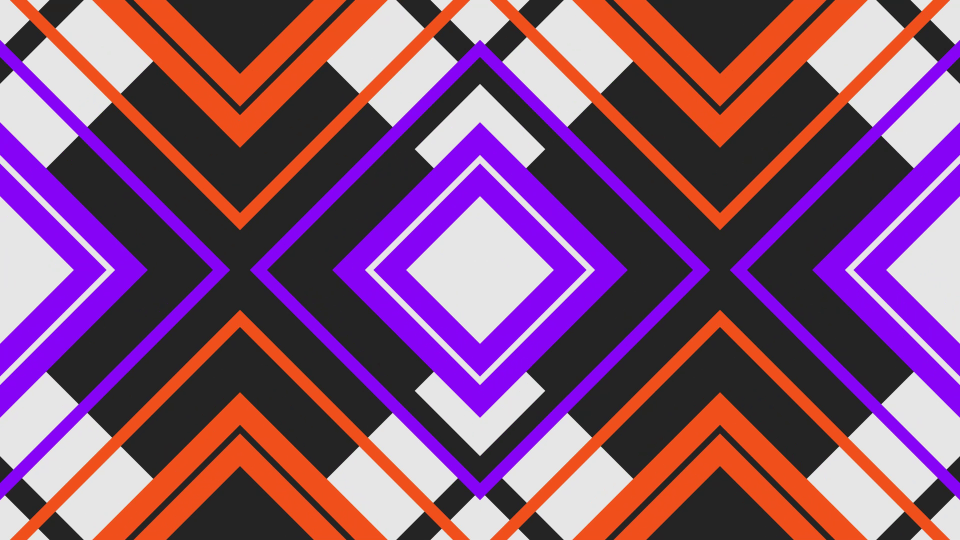
#> input picture frame 6 of 2022/OpenCV/Movies/assets/sample03.mp4, 1920 x 1080 px, given in place of sample01.mp4, which was not available (shown at 1/2 size)
$ python main.py
#> lines starting #> are read from the running program, lines starting #| are printed output that depends on the picture; after the words box and inside, x2 and y2 are one past the last pixel; in counts of white or black regions, pixels touching at a corner belong together
# coding: utf-8

"""
Install
	pip install opencv-python
	pip install numpy
"""

import cv2, time
import numpy as np

# File
file_main = "../assets/sample01.mp4"
file_sub  = "../assets/sample02.mp4"

# Mask
bgr_lower = np.array([0, 230, 0])   # Lower
bgr_upper = np.array([80, 255, 80]) # Upper

# Font
f_style = cv2.FONT_HERSHEY_DUPLEX
f_scale = 1
f_color = (255, 255, 255)

# Video
def get_video(path):
	cap = cv2.VideoCapture(path)
	if cap.isOpened() == False:
		print("Cant't open:", path)
		return None
	w     = int(cap.get(cv2.CAP_PROP_FRAME_WIDTH))# Width
	h     = int(cap.get(cv2.CAP_PROP_FRAME_HEIGHT))# Height
	count = int(cap.get(cv2.CAP_PROP_FRAME_COUNT))# Count
	fps   = int(cap.get(cv2.CAP_PROP_FPS))# Fps
	print("Video W:%d H:%d COUNT:%d FPS:%d" % (w, h, count, fps))
	return cap, w, h, count, fps

#Capture
cap_main, M_W, M_H, M_COUNT, M_FPS = get_video(file_main)
cap_sub, S_W, S_H, S_COUNT, S_FPS  = get_video(file_sub)
#> further down, frame_m is the input picture: shape (1080, 1920, 3); mean B, G, R 115.4, 82.9, 132.7

# Center
center = int(M_W/2 - S_W/2), int(M_H/2 - S_H/2)

# Overlay
def overlay_img(img_back, img_front, pos):
	# Position
#> called with pos = (0, 0)
	x, y = pos
	bH, bW = img_back.shape[:2]
#> bH = 1080; bW = 1920
	fH, fW = img_front.shape[:2]
#> fH = 1080; fW = 1920
	# Rect, ROI
	x1, y1 = max(0, x), max(0, y)
	x2, y2 = min(bW, x+fW), min(bH, y+fH)
#> x2 = 1920; y2 = 1080
	back_roi = img_back[y1:y2, x1:x2]
	front_roi = img_front[y1-y:y2-y, x1-x:x2-x]
	# Mask
	img_mask_1 = cv2.inRange(front_roi, bgr_lower, bgr_upper)
#> img_mask_1: shape (1080, 1920); every value is 0
	img_mask_2 = 255 - img_mask_1 # Reverse
#> img_mask_2: shape (1080, 1920); every value is 255
	# AND
	img_and_1 = cv2.bitwise_and(back_roi, back_roi, mask=img_mask_1)
#> img_and_1: shape (1080, 1920, 3); every value is 0
	img_and_2 = cv2.bitwise_and(front_roi, front_roi, mask=img_mask_2)
	# OR
	img_or = cv2.bitwise_or(img_and_1, img_and_2)
	# Override
	img_back[y1:y2, x1:x2] = img_or
	return img_back

while cap_main.isOpened():

	time_sta = time.perf_counter()   # Time(start)
	ret_m, frame_m = cap_main.read() # Main
	ret_s, frame_s = cap_sub.read()  # Sub

	if ret_m == True and ret_s == True:

		img_dst = overlay_img(frame_m, frame_s, center)# Overlay
		time_delay = time.perf_counter() - time_sta # Time(delay)
		time_str = "FPS:{}".format(1.0 / time_delay)
		cv2.putText(img_dst, time_str, (30, 60), f_style, f_scale, f_color)
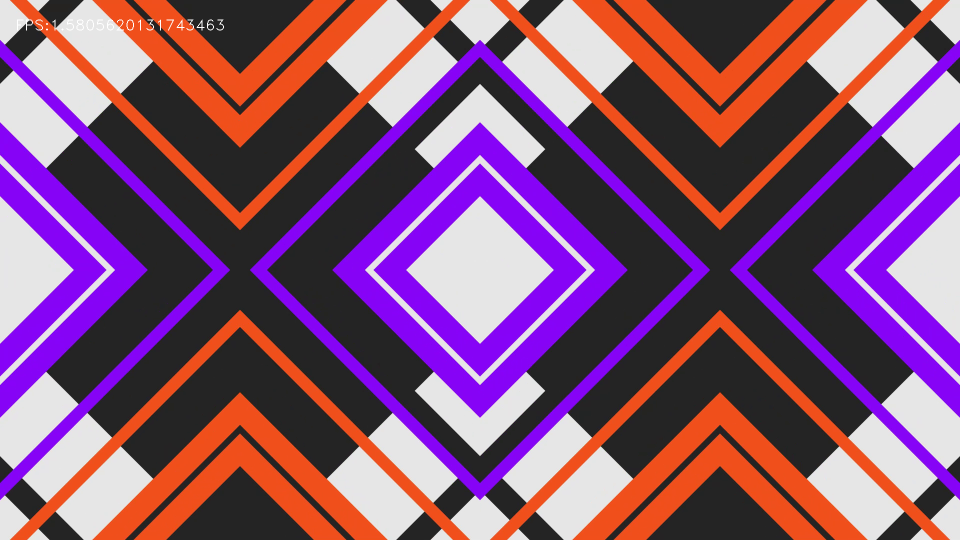
#> img_dst: shape (1080, 1920, 3) (shown at 1/2 size); 0.09% of pixels changed, all inside (x1, y1, x2, y2) = (34, 39, 448, 61)
		cv2.imshow("Video", img_dst)# Show

		# "Q" to Quit
		if cv2.waitKey(25) & 0xFF == ord("q"): break
#> (key q is pressed here)
	else:
		break

# Release
cap_main.release()
cap_sub.release()

cv2.destroyAllWindows()

$ run again, starting later in the video
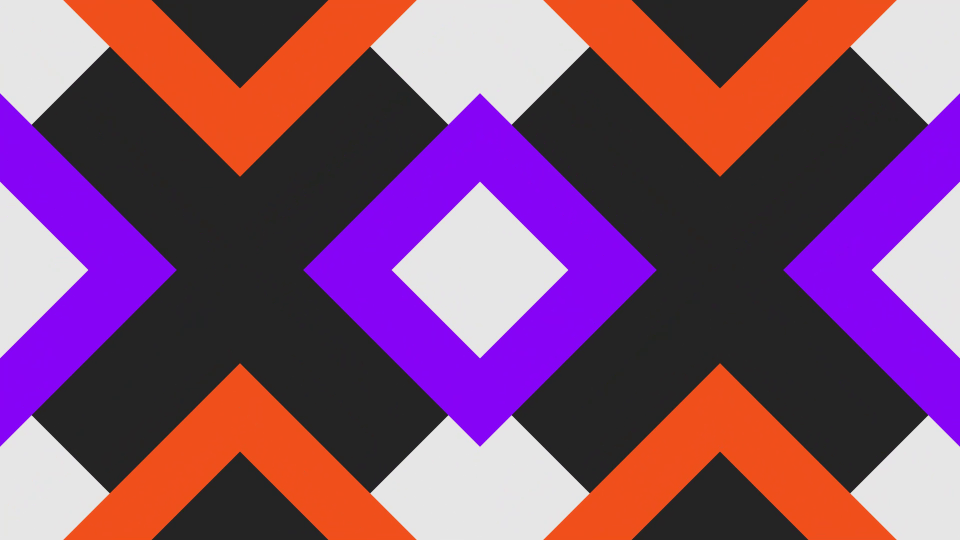
#> input picture frame 27 of 2022/OpenCV/Movies/assets/sample03.mp4, 1920 x 1080 px, given in place of sample01.mp4, which was not available (shown at 1/2 size)
#> frame_m is the input picture: shape (1080, 1920, 3); mean B, G, R 111.2, 76.6, 129.5
#> img_mask_1: shape (1080, 1920); every value is 0
#> img_mask_2: shape (1080, 1920); every value is 255
#> img_and_1: shape (1080, 1920, 3); every value is 0
#> `cv2.putText(img_dst, time_str, (30, 60), f_style, f_scale, f_color)`:
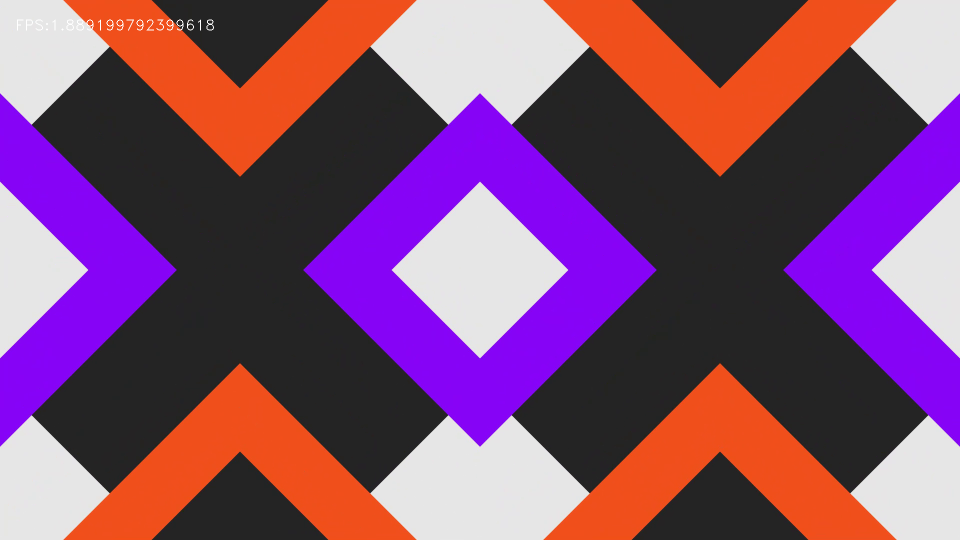
#> img_dst: shape (1080, 1920, 3) (shown at 1/2 size); 0.09% of pixels changed, all inside (x1, y1, x2, y2) = (34, 39, 428, 61)

$ run again, starting later in the video
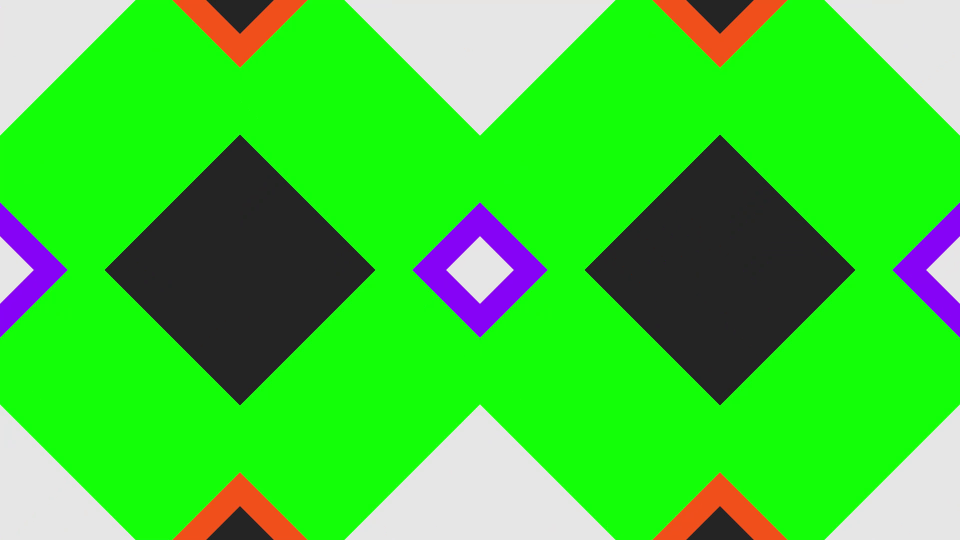
#> input picture frame 48 of 2022/OpenCV/Movies/assets/sample03.mp4, 1920 x 1080 px, given in place of sample01.mp4, which was not available (shown at 1/2 size)
#> frame_m is the input picture: shape (1080, 1920, 3); mean B, G, R 52.6, 206.9, 62.4
#> in overlay_img, `img_mask_1 = cv2.inRange(front_roi, bgr_lower, bgr_upper)`:
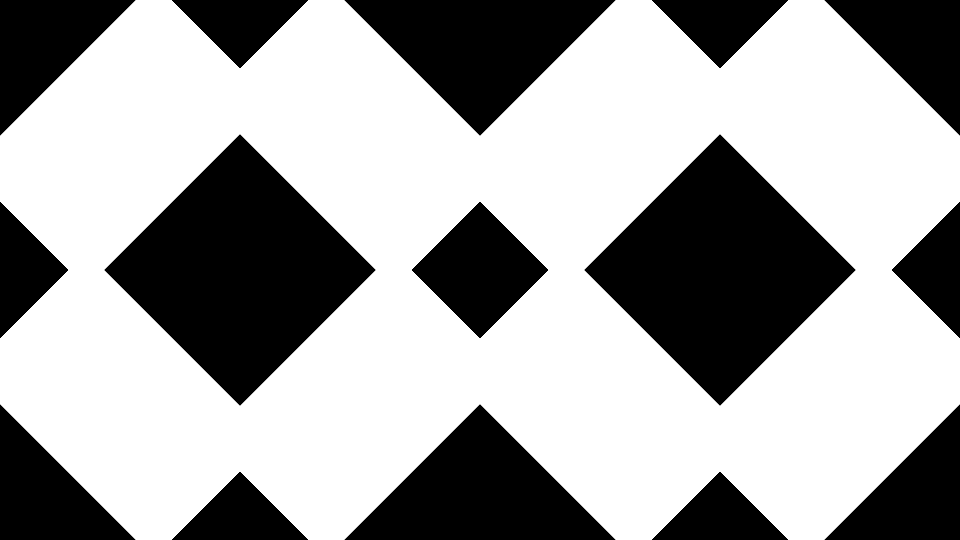
#> img_mask_1: shape (1080, 1920) (shown at 1/2 size); 64.3% white; 15 black regions, largest, box (x1, y1, x2, y2) and area: (209, 269, 751, 811) 147424, (1169, 269, 1711, 811) 147424, (689, 0, 1231, 271) 73712
#> `cv2.putText(img_dst, time_str, (30, 60), f_style, f_scale, f_color)`:
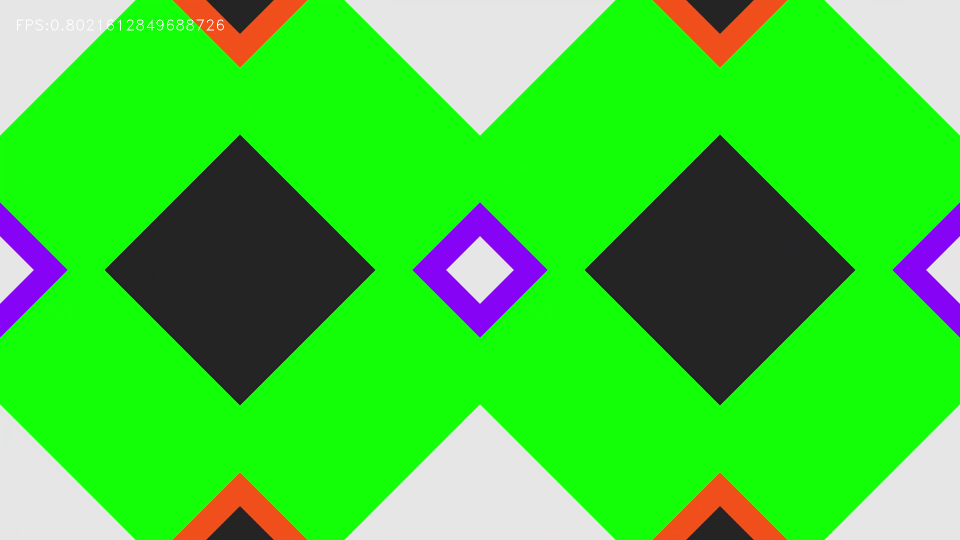
#> img_dst: shape (1080, 1920, 3) (shown at 1/2 size); 0.1% of pixels changed, all inside (x1, y1, x2, y2) = (34, 39, 448, 61)
